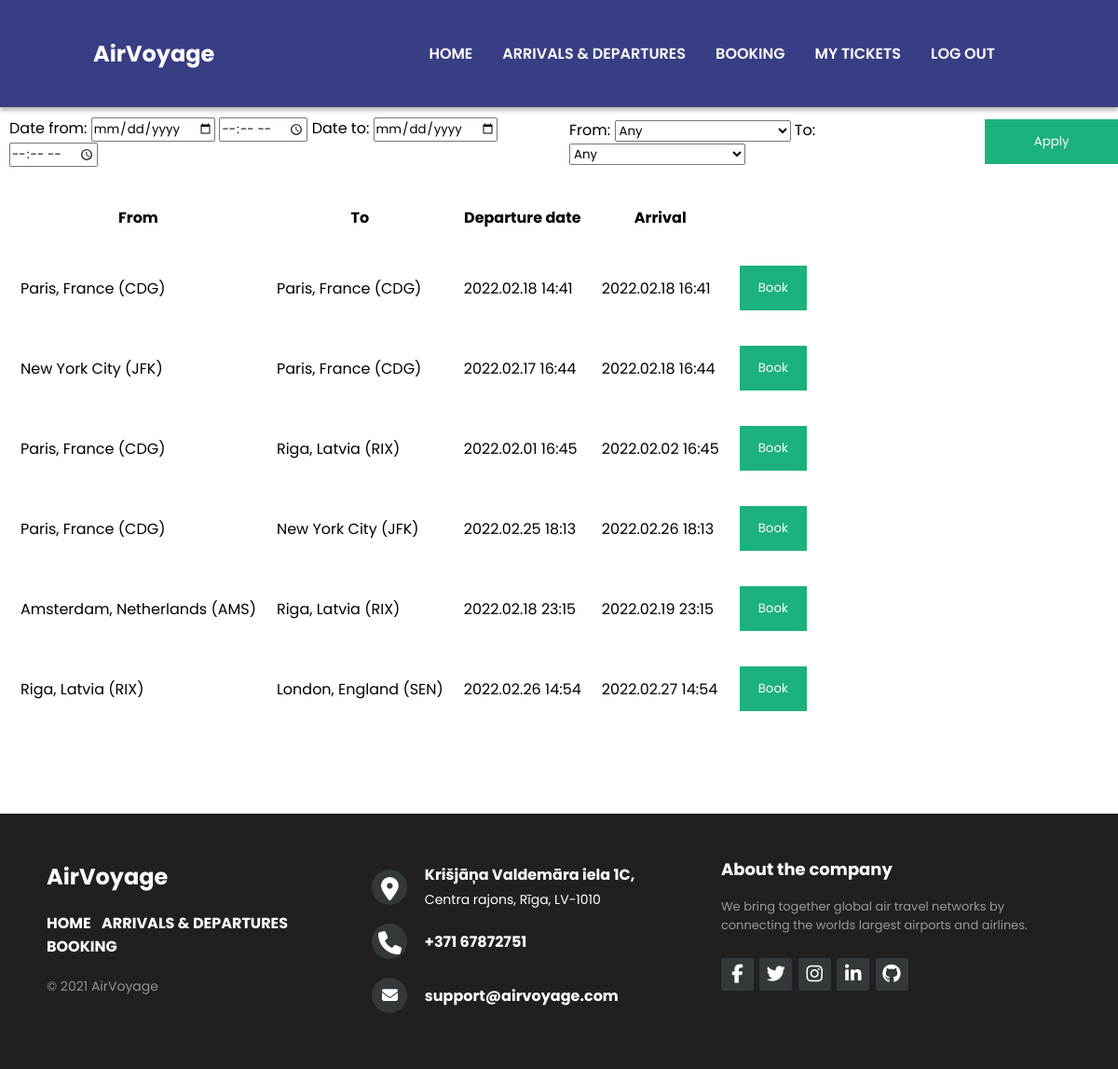
The page /booking (signed in) on the database as committed earlier.
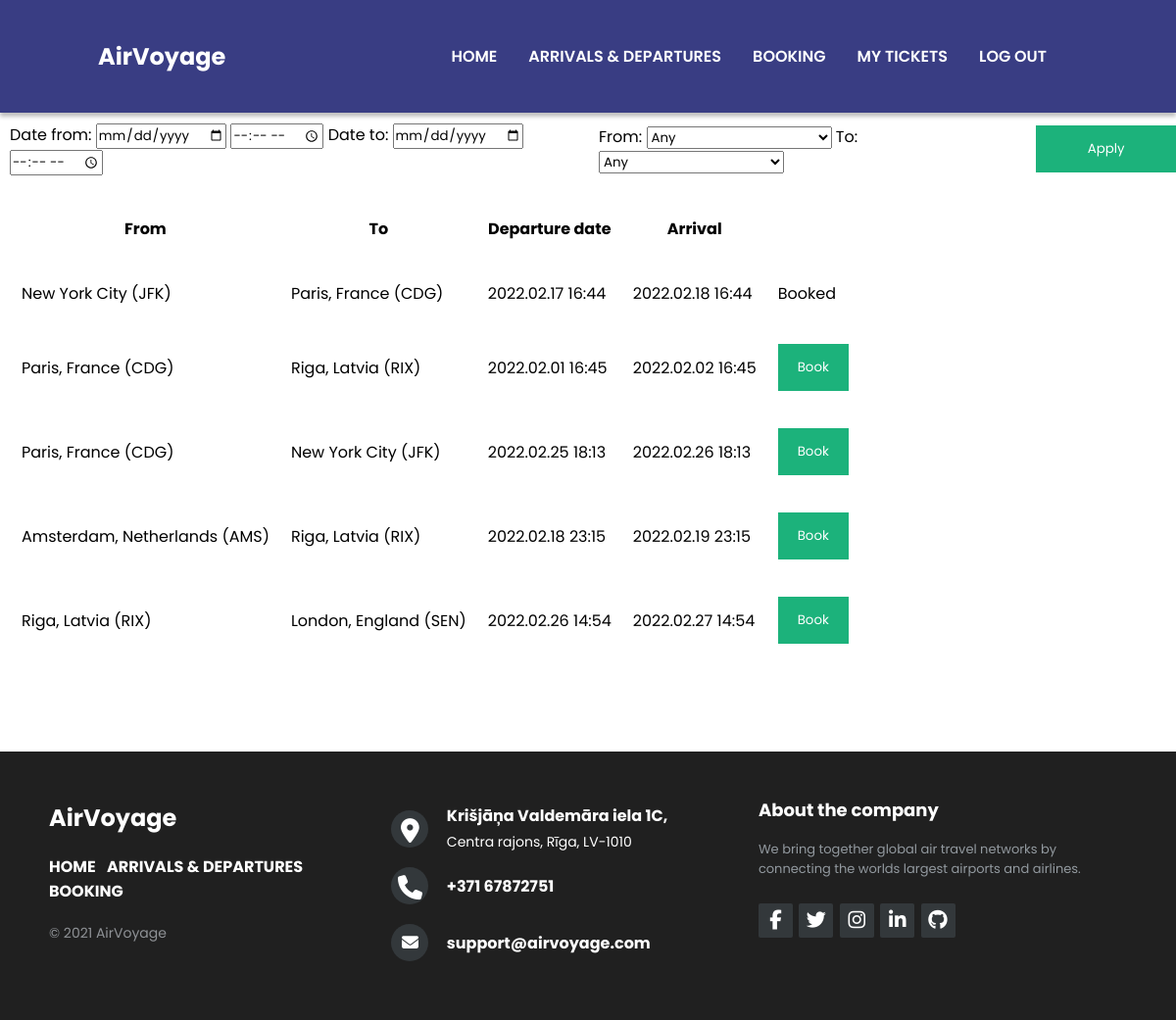
The same page on the database as committed later.
### AirVoyage/models.py (models this page shows, shortened)
class Flight(db.Model):
  id = db.Column(db.Integer, primary_key=True)
  number = db.Column(db.Integer)
  departureDate = db.Column(db.DateTime)
  arrivalDate = db.Column(db.DateTime)
  airportFromId = db.Column(db.String(150), db.ForeignKey('airport.abbreviation'))
  airportToId = db.Column(db.String(150), db.ForeignKey('airport.abbreviation'))
  airplaneId = db.Column(db.Integer, db.ForeignKey('airplane.id'))
  tickets = db.relationship("Ticket", backref='flight')
  isFinished = db.Column(db.Boolean, default=False)

class Airport(db.Model):
  name = db.Column(db.String(150))
  abbreviation = db.Column(db.String(3), primary_key=True)
  address = db.Column(db.String(150))
  airplanes = db.relationship("Airplane")
  incomingFlights = db.relationship("Flight", primaryjoin="and_(Airport.abbreviation==Flight.airportToId, Flight.isFinished==False)", backref='airportTo')
  outgoingFlights = db.relationship("Flight", primaryjoin="and_(Airport.abbreviation==Flight.airportFromId, Flight.isFinished==False)", backref='airportFrom')

### AirVoyage/views.py (the view)
@views.route('booking', methods=["GET", "POST"])
@flask_login.login_required
def booking():
  if request.form.get('action') == 'book':
      ticketId = 0
      if len(models.Ticket.query.all()) > 0:
        ticketId = models.Ticket.query.order_by(-models.Ticket.id).first().id + 1
      flightId = request.form.get('flightId')
      for ticket in flask_login.current_user.tickets:
        if ticket.flightId == int(flightId):
          return 'error'
      if models.Flight.query.get(flightId) is None:
        return "error"
      else:
        db.session.add(models.Ticket(
          id = ticketId,
          ownerId = flask_login.current_user.id,
          flightId = flightId,
          purchaseDate = datetime.now()))
        db.session.commit()
        return "success"
      return "error"
  elif request.method == 'GET':
    return render_template("booking.html",
      isLoggedIn = flask_login.current_user.is_authenticated,
      bookedFlightIds = [ticket.flightId for ticket in flask_login.current_user.tickets],
      isAdmin = isAdmin(flask_login.current_user),
      flights = db.session.query(models.Flight).all(),
      airports = models.Airport.query.all())

### AirVoyage/__init__.py (called while the page is built)
def create_app():
    app = Flask(__name__)
    app.config['SECRET_KEY'] = 'CLASSIFIED TOP SECRET KEY'
    app.config['SQLALCHEMY_DATABASE_URI'] = f'sqlite:///{DB_NAME}'
    db.init_app(app)
    from .views import views
    from .auth import auth
    app.register_blueprint(views, url_prefix='/')
    app.register_blueprint(auth, url_prefix='/')
    from .models import User
    create_database(app)
    login_manager = LoginManager()
    login_manager.login_view = 'auth.login'
    login_manager.init_app(app)
    @login_manager.user_loader
    def load_user(id):
        return User.query.get(int(id))
    return app

### AirVoyage/views.py (called while the page is built)
def isAdmin(user):
  admins = ['admin@admin.admin']
  if user.is_authenticated and user.email in admins:
    return True
  else:
    return False

### AirVoyage/templates/booking.html (shortened to what this page needs)
<!DOCTYPE html>
<html lang="en">
<head>
    <link rel="stylesheet" href="../static/css/signUp.css">
    <link rel="stylesheet" href="../static/css/booking.css">
    <link rel="stylesheet" href="../static/css/styles.css">
</head>
<body>
  {% include "header.html" %}
  <form id="filters">
    <div>
      <label for="dateFrom">Date from:</label>
      <input type="date" id="dateFrom" name="dateFrom"></input>
      <input type="time" id="timeFrom" name="timeFrom"></input>
      <label for="dateTo">Date to:</label>
      <input type="date" id="dateTo" name="dateTo"></input>
      <input type="time" id="timeTo" name="timeTo"></input>
    </div>
    <div>
      <label for="from">From:</label>
      <select id="from" name="from">
        <option value="">Any</option>
      </select>
      <label for="to">To:</label>
      <select id="to" name="to">
        <option value="">Any</option>
      </select>
    </div>
    <button type="submit">Apply</button>
  </form>
  <table id="flights">
    <tr>
      <th>From</th>
      <th>To</th>
      <th>Departure date</th>
      <th>Arrival</th>
    </tr>
    {% for flight in flights %}
      {% if not flight.isFinished %}
        <tr value="{{flight.id}}">
          <td>{{flight.airportFrom.address}} ({{flight.airportFrom.abbreviation}})</td>
          <td>{{flight.airportTo.address}} ({{flight.airportTo.abbreviation}})</td>
          <td>{{flight.departureDate.strftime('%Y.%m.%d %H:%M')}}</td>
          <td>{{flight.arrivalDate.strftime('%Y.%m.%d %H:%M')}}</td>
          {% if flight.id in bookedFlightIds %}
          <td>Booked</td>
          {% else %}
          <td><button class="book">Book</button></td>
          {% endif %}
        </tr>
      {% endif %}
    {% endfor %}
  </table>
  {% include "footer.html" %}
</body>
</html>

Rows that differ between the two databases and show on the page:
removed Flight: {{ flight.id }} 1 (drawn), airportFrom.address "Paris, France", airportFrom.abbreviation "CDG", airportTo.address "Paris, France", airportTo.abbreviation "CDG", departureDate "2022.02.18 14:41", arrivalDate "2022.02.18 16:41", shows "Book"
computed for Flight (number 1 of 5 on the later page): text "Book" → "Booked"
